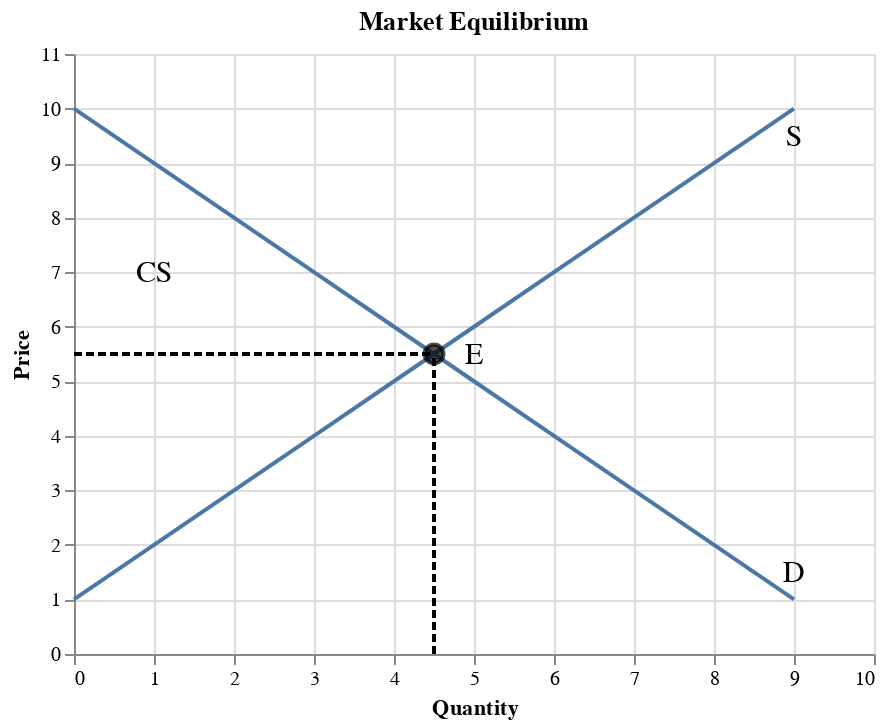

Notebook source saved alongside this figure:
### Markdown cell above
## Consumer Surplus

Consumer surplus
: Happens when the price that consumers pay for a product or service is less than the price they're willing to pay.<br><br>
: It's a measure of the additional benefit that consumers receive because they're paying less for something than what they were willing to pay.<br><br>
: The figure below show the consumer surplus which equals the area of CS.

### Code cell
fig2 = (fig_eq + text1 + text2 + text3 + fig_h1 + fig_v1).properties(title='Market Equilibrium')

text4 = alt.Chart({'values':[{'x': 1, 'y': 7}]}).mark_text(
    text='CS',
    fontSize=15
).encode(x='x:Q', y='y:Q')

fig2 + text4

### Figure 1 — Vega-Lite specification as saved in the notebook (floating-point values rounded to 4 significant figures)
{"config": {"view": {"continuousWidth": 400, "continuousHeight": 300}}, "layer": [{"data": {"name": "data-b52e021a0734944d4e2e38e1163d0639"}, "mark": "line", "encoding": {"x": {"type": "quantitative", "field": "qd", "scale": {"domain": [0, 10]}, "title": "Quantity"}, "y": {"type": "quantitative", "field": "price", "scale": {"domain": [0, 11]}, "title": "Price"}}}, {"data": {"name": "data-f4791e6d2c5433b743c328a8f6f72260"}, "mark": "line", "encoding": {"x": {"type": "quantitative", "field": "qs", "scale": {"domain": [0, 10]}, "title": "Quantity"}, "y": {"type": "quantitative", "field": "price", "scale": {"domain": [0, 11]}, "title": "Price"}}}, {"data": {"name": "data-d399b823e5ed27652ccca1b73313cabb"}, "mark": {"type": "point", "color": "black", "fill": "black", "size": 90}, "encoding": {"x": {"type": "quantitative", "field": "q"}, "y": {"type": "quantitative", "field": "price"}}}, {"data": {"name": "data-411b058143eb0c76546a59e0f2efbb64"}, "mark": {"type": "text", "fontSize": 15, "text": "D"}, "encoding": {"x": {"type": "quantitative", "field": "x"}, "y": {"type": "quantitative", "field": "y"}}}, {"data": {"name": "data-78eb422e47dc010e08ec7870329a9a72"}, "mark": {"type": "text", "fontSize": 15, "text": "S"}, "encoding": {"x": {"type": "quantitative", "field": "x"}, "y": {"type": "quantitative", "field": "y"}}}, {"data": {"name": "data-7e100178d0b30ff53f5f746e95732883"}, "mark": {"type": "text", "fontSize": 15, "text": "E"}, "encoding": {"x": {"type": "quantitative", "field": "x"}, "y": {"type": "quantitative", "field": "y"}}}, {"data": {"name": "data-69798f96eb95f743177ddc215c0c7d3f"}, "mark": {"type": "line", "color": "black", "strokeDash": [4, 2]}, "encoding": {"x": {"type": "quantitative", "field": "q"}, "y": {"type": "quantitative", "field": "price"}}}, {"data": {"name": "data-8d3f29c45f05094ed9e8a75ee292382f"}, "mark": {"type": "line", "color": "black", "strokeDash": [4, 2]}, "encoding": {"x": {"type": "quantitative", "field": "q"}, "y": {"type": "quantitative", "field": "price"}}}, {"data": {"name": "data-fa89a883a0141b394cf39fc6bff7760f"}, "mark": {"type": "text", "fontSize": 15, "text": "CS"}, "encoding": {"x": {"type": "quantitative", "field": "x"}, "y": {"type": "quantitative", "field": "y"}}}], "title": "Market Equilibrium", "$schema": "https://vega.github.io/schema/vega-lite/v4.8.1.json", "datasets": {"data-b52e021a0734944d4e2e38e1163d0639": [{"price": 1, "qd": 9}, {"price": 2, "qd": 8}, {"price": 3, "qd": 7}, {"price": 4, "qd": 6}, {"price": 5, "qd": 5}, {"price": 6, "qd": 4}, {"price": 7, "qd": 3}, {"price": 8, "qd": 2}, {"price": 9, "qd": 1}, {"price": 10, "qd": 0}], "data-f4791e6d2c5433b743c328a8f6f72260": [{"price": 1, "qs": 0}, {"price": 2, "qs": 1}, {"price": 3, "qs": 2}, {"price": 4, "qs": 3}, {"price": 5, "qs": 4}, {"price": 6, "qs": 5}, {"price": 7, "qs": 6}, {"price": 8, "qs": 7}, {"price": 9, "qs": 8}, {"price": 10, "qs": 9}], "data-d399b823e5ed27652ccca1b73313cabb": [{"price": 5.5, "q": 4.5}], "data-411b058143eb0c76546a59e0f2efbb64": [{"x": 9, "y": 1.5}], "data-78eb422e47dc010e08ec7870329a9a72": [{"x": 9, "y": 9.5}], "data-7e100178d0b30ff53f5f746e95732883": [{"x": 5, "y": 5.5}], "data-69798f96eb95f743177ddc215c0c7d3f": [{"price": 5.5, "q": 0.0}, {"price": 5.5, "q": 4.5}], "data-8d3f29c45f05094ed9e8a75ee292382f": [{"price": 0.0, "q": 4.5}, {"price": 5.5, "q": 4.5}], "data-fa89a883a0141b394cf39fc6bff7760f": [{"x": 1, "y": 7}]}}
